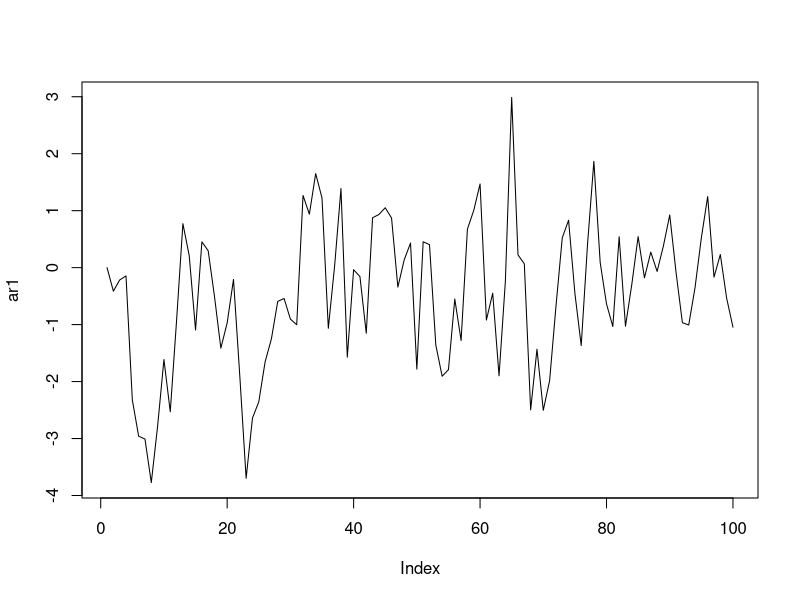
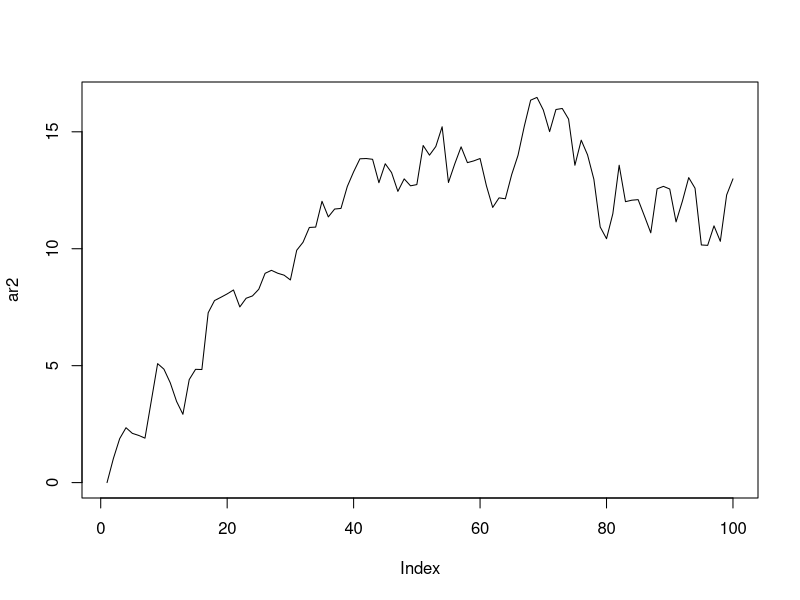
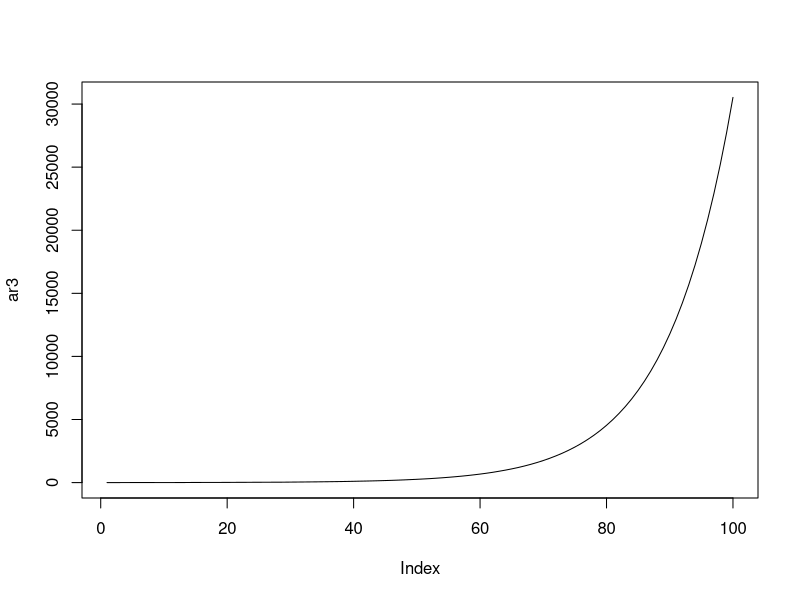
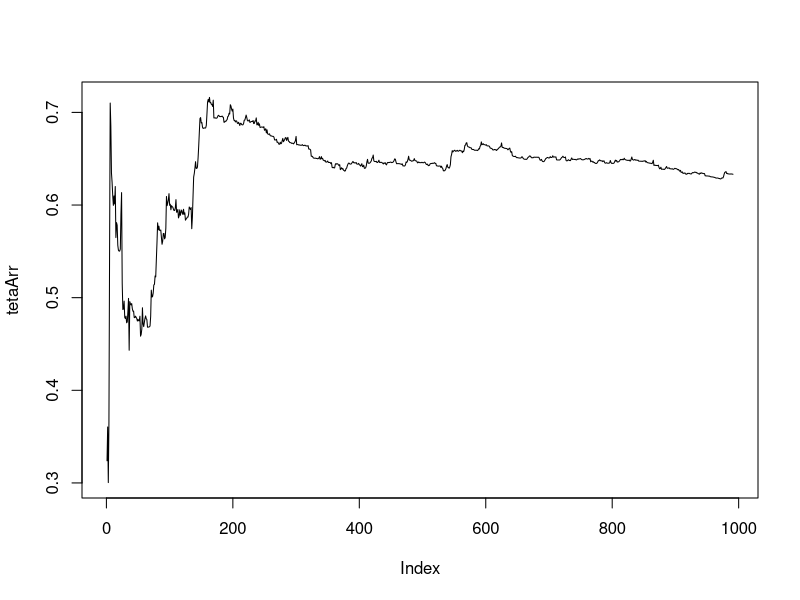
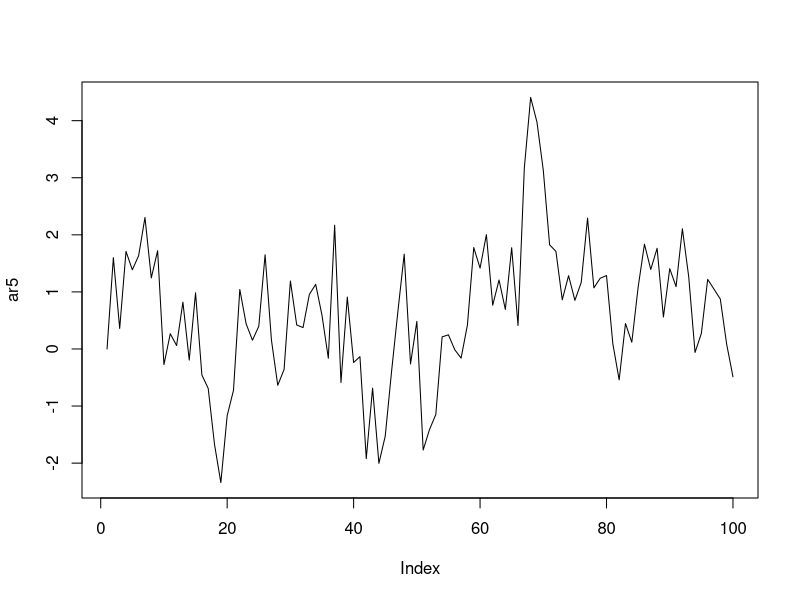

Write R code to recreate these figures, in order.
## Лабораторная работа №1: AR(p) ----

## 1 ----
arf = function(n,teta) {
  x = array(dim=n)
  ksi = rnorm(n-1, 0, 1)
  x[1] = 0
  for(i in 2:n)
    x[i] = teta*x[i-1] + ksi[i-1]
  return(x)
}
n = 100

##a)
teta1 = 0.62
ar1 = arf(n, teta1)
plot(ar1, type = "l")

##b)
teta2 = 1
ar2 = arf(n, teta2)
plot(ar2, type = "l")

##c)
teta3 = 1.1
ar3 = arf(n, teta3)
plot(ar3, type = "l")

## 2 ----
MNK_func = function(ar, n) {
  sum1 = 0
  sum2 = 0
  for (i in 2:n) {
    sum1 = sum1 + ar[i-1]*ar[i]
    sum2 = sum2 + ar[i-1]*ar[i-1]
  }
  return (sum1/sum2)
} 

MNKteta = MNK_func(ar1, n)

## 3 ----
MP_func = function(teta) {
  sum = 0
  for (i in 2:n)
    sum = sum + (ar1[i]-teta*ar1[i-1])^2
  return(sum)
}

interval = c(-2,2)
MPteta <- optimize(f = MP_func, lower = min(interval), upper = max(interval),
                   maximum = FALSE)$minimum

MNKteta
MPteta
## Вывод: МНК и МП оценки параметра тета совпадают

## 4 ----
n1 = 1000
ar4 = arf(n1, teta1)

tetaArr = array(dim = n1-9)
for (i in 10:n1)
  tetaArr[i-9] = MNK_func(ar4, i)

plot(tetaArr, type = "l")
tetaArr[991]
## Вывод: для k=10 оценка параметра тета отличается от заданного параметра 0.62 примерно на 0.15, 
## но с увеличением числа наблюдений оценка сходится к значению примерно 0.63,
## то есть отличается на 0.01.

## 5 ----
arf2 = function(n, teta1, teta2) {
  x = array(dim=n)
  ksi = rnorm(n-2, 0, 1)
  x[1] = 0
  x[2] = 1.6
  for(i in 3:n)
    x[i] = teta1*x[i-1] + teta2*x[i-2] + ksi[i-2]
  return(x)
}

ar5 = arf2(100, 0.6, 0.15)
plot(ar5, type = "l")

library("stats")
arima(ar5, order=c(2,0,0), include.mean=FALSE)
